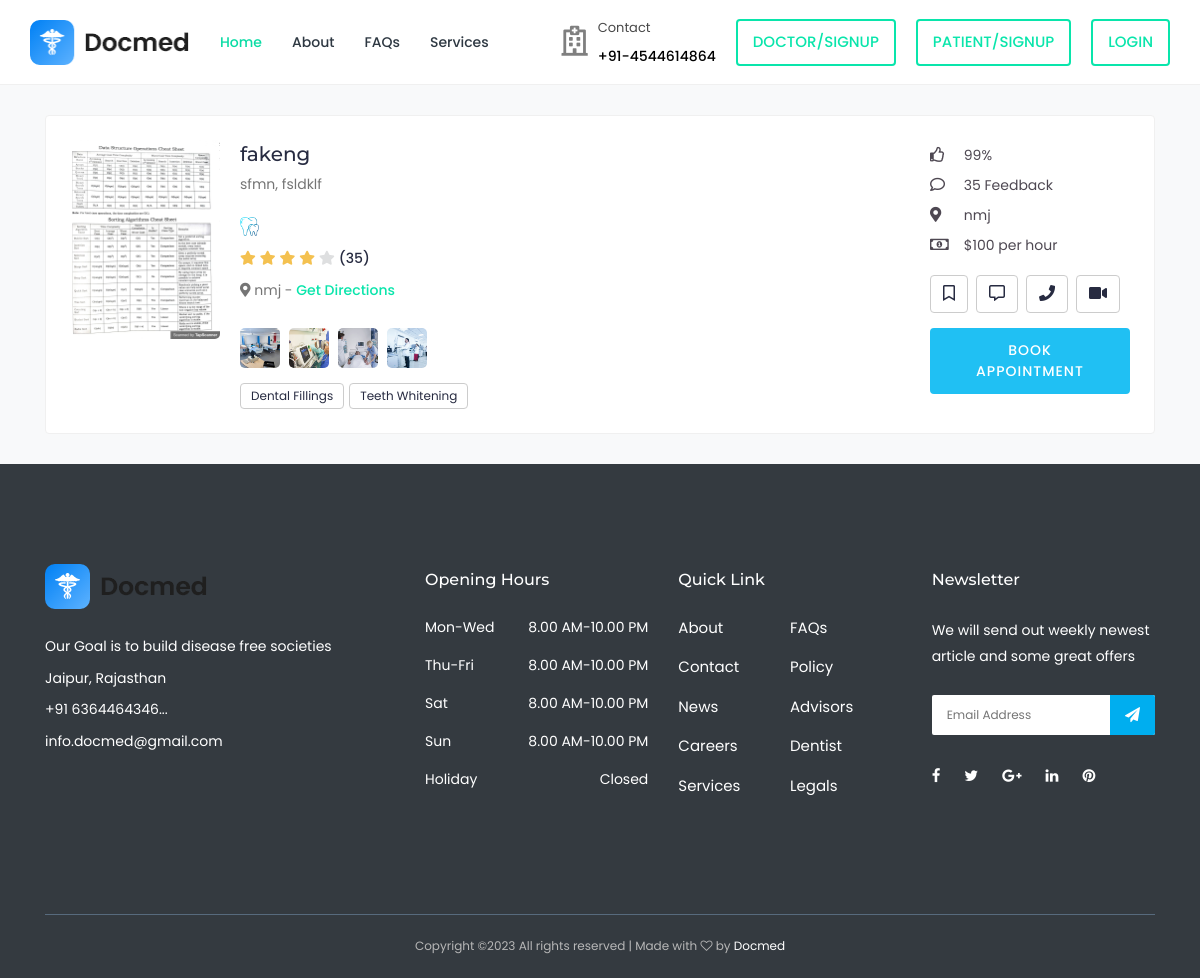
Before: /doctordetail/4/ with the older database file.
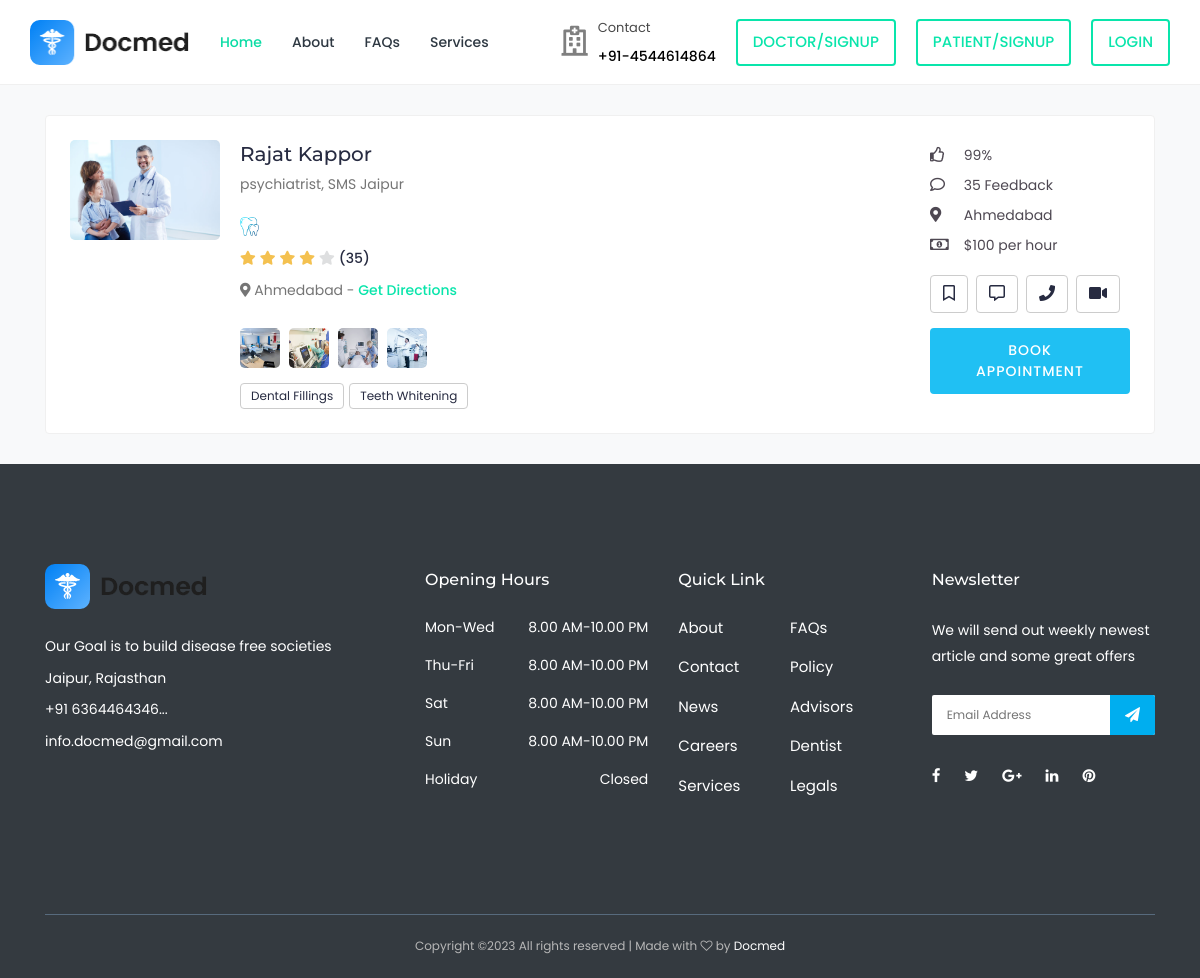
After: the same page with the newer database file.
### accounts/models.py (models this page shows, shortened)
class CustomUser(AbstractBaseUser, PermissionsMixin):
    email = LowercaseEmailField(_('email address'), unique=True)
    name = models.CharField(max_length=255)
    is_staff = models.BooleanField(default=False)
    is_active = models.BooleanField(default=True)
    date_joined = models.DateTimeField(default=timezone.now)
    GENDER_CHOICES = (
        ('M', 'Male'),
        ('F', 'Female'),
    )
    phone_regex = RegexValidator( regex = r'^\d{10}$',message = "phone number should exactly be in 10 digits")
    phone_number = models.CharField(max_length=255, validators=[phone_regex], blank = True, null=True)  # you can set it unique = True
    gender = models.CharField(max_length=1, choices=GENDER_CHOICES, default='M', null=True)
    is_Patient = models.BooleanField(default=True)
    is_Doctor = models.BooleanField(default = False)
    USERNAME_FIELD = 'email'
    REQUIRED_FIELDS = []
    objects = CustomUserManager()

class DoctorAdditional(models.Model):
    user = models.OneToOneField(Doctor, on_delete = models.CASCADE)
    location = models.CharField(max_length=20)
    your_expertise =  models.CharField(max_length=20)

### appointment/models.py (models this page shows, shortened)
class Appointment(models.Model):
    user = models.OneToOneField(Doctor,on_delete=models.CASCADE)
    image = models.ImageField(null=True, blank=True)
    start_time = models.CharField(max_length=10)
    end_time = models.CharField(max_length=10)
    qualification_name = models.CharField(max_length=100)
    institute_name = models.CharField(max_length=100)
    hospital_name = models.CharField(max_length=100)
    price= models.FloatField(max_length=10, default='500')
    created_at = models.DateTimeField(default=timezone.now)

### appointment/views.py (the view)
# urls.py: path('doctordetail/<id>/', views.view_doctor_detail, name='docdetail'),
def view_doctor_detail(request, id):
    appointment = get_object_or_404(Appointment, id=id)
    doctor = appointment.user
    context = {
        'doctor': doctor
    }
    return render(request, 'accounts/doctor/detail.html', context)

### templates/accounts/doctor/detail.html (shortened to what this page needs)
{% extends 'base.html' %}
{%load static%}
{% load bootstrap %}
{% block content %}
<div class="content">
	<div class="container">
		<div class="card">
			<div class="card-body">
				<div class="doctor-widget">
					<div class="doc-info-left">
						<div class="doctor-img">
							<img src="{{ doctor.appointment.image.url }}" class="img-fluid" alt="User Image">
						</div>
						<div class="doc-info-cont">
							<h4 class="doc-name">{{ doctor.name }}</h4>
							<p class="doc-speciality">{{ doctor.appointment.qualification_name }}, {{ doctor.appointment.institute_name }}</p>
							<p class="doc-department">
								<img src="{% static 'img/specialities-05.png' %}" class="img-fluid" alt="Speciality">
							</p>
							<div class="rating">
								<i class="fas fa-star filled"></i>
								<i class="fas fa-star filled"></i>
								<i class="fas fa-star filled"></i>
								<i class="fas fa-star filled"></i>
								<i class="fas fa-star"></i>
								<span class="d-inline-block average-rating">(35)</span>
							</div>
							<div class="clinic-details">
								<p class="doc-location">
									<i class="fas fa-map-marker-alt"></i> {{ doctor.doctoradditional.location }} -
									<a href="javascript:void(0);">Get Directions</a>
								</p>
								<ul class="clinic-gallery">
									<li>
										<a href="{% static 'img/img/features/feature-01.jpg' %}" data-fancybox="gallery">
											<img src="{% static 'img/img/features/feature-01.jpg' %}" alt="Feature">
										</a>
									</li>
									<li>
										<a href="{% static 'img/img/features/feature-02.jpg' %}" data-fancybox="gallery">
											<img src="{% static 'img/img/features/feature-02.jpg' %}" alt="Feature Image">
										</a>
									</li>
									<li>
										<a href="{% static 'img/img/features/feature-03.jpg' %}" data-fancybox="gallery">
											<img src="{% static 'img/img/features/feature-03.jpg' %}" alt="Feature">
										</a>
									</li>
									<li>
										<a href="{% static 'img/img/features/feature-04.jpg' %}" data-fancybox="gallery">
											<img src="{% static 'img/img/features/feature-04.jpg' %}" alt="Feature">
										</a>
									</li>
								</ul>
							</div>
							<div class="clinic-services">
								<span>Dental Fillings</span>
								<span>Teeth Whitening</span>
							</div>
						</div>
					</div>
					<div class="doc-info-right">
						<div class="clini-infos">
							<ul>
								<li><i class="far fa-thumbs-up"></i> 99%</li>
								<li><i class="far fa-comment"></i> 35 Feedback</li>
								<li><i class="fas fa-map-marker-alt"></i> {{ doctor.doctoradditional.location }}</li>
								<li><i class="far fa-money-bill-alt"></i> $100 per hour</li>
							</ul>
						</div>
						<div class="doctor-action">
							<a href="javascript:void(0)" class="btn btn-white fav-btn">
								<i class="far fa-bookmark"></i>
							</a>
							<a href="chat.html" class="btn btn-white msg-btn">
								<i class="far fa-comment-alt"></i>
							</a>
							<a href="javascript:void(0)" class="btn btn-white call-btn" data-toggle="modal" data-target="#voice_call">
								<i class="fas fa-phone"></i>
							</a>
							<a href="javascript:void(0)" class="btn btn-white call-btn" data-toggle="modal" data-target="#video_call">
								<i class="fas fa-video"></i>
							</a>
						</div>
						<div class="clinic-booking">
							<a class="apt-btn" href="{% url 'appointment:doctor-detail' id=doctor.appointment.id %}">Book Appointment</a>
						</div>
					</div>
				</div>
			</div>
		</div>
	</div>
</div>
{% endblock %}

Changed rows visible on the page:
changed CustomUser: appointment.image: a different picture; name "fakeng" → "Rajat Kappor"; appointment.qualification_name "sfmn" → "psychiatrist"; appointment.institute_name "fsldklf" → "SMS Jaipur"; doctoradditional.location "nmj" → "Ahmedabad"
